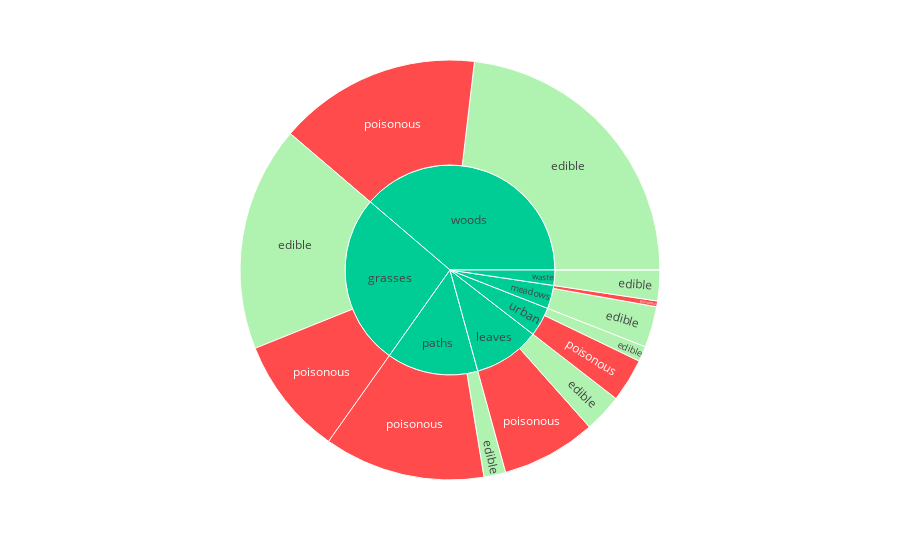

The notebook cell saved with this chart:
### Code cell
# using plotly express' interactive sunburst chart to show the hierarchical data in donuts charts

fig = px.sunburst(habitat_merged, path=['habitat', 'class'], values='count', color='class',
                 color_discrete_map={'edible':'lightgreen', 'poisonous':'red'})
fig.show()

### Figure 1 — Plotly figure (JSON) as saved in the notebook; plotly's stock layout.template omitted (floating-point values rounded to 4 significant figures)
{"data": [{"branchvalues": "total", "customdata": [["edible"], ["edible"], ["edible"], ["edible"], ["edible"], ["edible"], ["edible"], ["poisonous"], ["poisonous"], ["poisonous"], ["poisonous"], ["poisonous"], ["poisonous"], ["poisonous"], ["(?)"], ["(?)"], ["(?)"], ["(?)"], ["(?)"], ["(?)"], ["(?)"]], "domain": {"x": [0, 1], "y": [0, 1]}, "hovertemplate": "class=%{customdata[0]}<br>labels=%{label}<br>count=%{value}<br>parent=%{parent}<br>id=%{id}<extra></extra>", "ids": ["grasses/edible", "leaves/edible", "meadows/edible", "paths/edible", "urban/edible", "waste/edible", "woods/edible", "grasses/poisonous", "leaves/poisonous", "meadows/poisonous", "paths/poisonous", "urban/poisonous", "waste/poisonous", "woods/poisonous", "grasses", "leaves", "meadows", "paths", "urban", "waste", "woods"], "labels": ["edible", "edible", "edible", "edible", "edible", "edible", "edible", "poisonous", "poisonous", "poisonous", "poisonous", "poisonous", "poisonous", "poisonous", "grasses", "leaves", "meadows", "paths", "urban", "waste", "woods"], "marker": {"colors": ["lightgreen", "lightgreen", "lightgreen", "lightgreen", "lightgreen", "lightgreen", "lightgreen", "red", "red", "red", "red", "red", "red", "red", "#00cc96", "#00cc96", "#00cc96", "#00cc96", "#00cc96", "#00cc96", "#00cc96"]}, "name": "", "parents": ["grasses", "leaves", "meadows", "paths", "urban", "waste", "woods", "grasses", "leaves", "meadows", "paths", "urban", "waste", "woods", "", "", "", "", "", "", ""], "type": "sunburst", "values": [1408, 240, 256, 136, 96, 192, 1880, 740, 592, 36, 1008, 272, 0, 1268, 2148, 832, 292, 1144, 368, 192, 3148]}], "layout": {"legend": {"tracegroupgap": 0}, "margin": {"t": 60}}}
